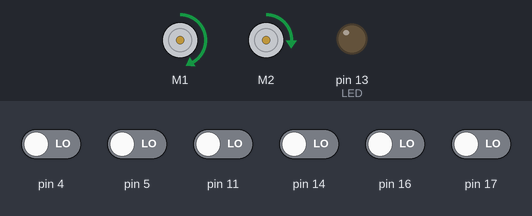
A sketch run on a simulated Arduino Uno, built with avr-gcc and run on an emulated ATmega328P. On the bench: 2 × DC motor (green arrow = forward, orange = backward, longer = faster), output pins drawn as LEDs (lit = HIGH). The test bench sets the inputs (shaded band); at power-on: pin 4, pin 5, pin 11, pin 14, pin 16, pin 17 LOW.

Above: at 1.03 s.
1.3 s: pin 4 driven HIGH
At 3.36 s:
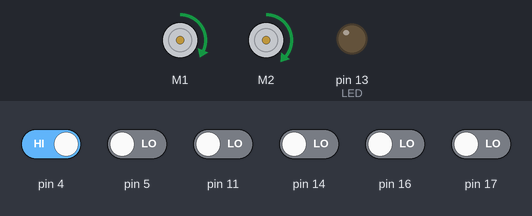
4.3 s: pin 5 driven HIGH
7.3 s: pin 11 driven HIGH
10.3 s: pin 14 driven HIGH
13.3 s: pin 16 driven HIGH
Timing chart, 0 to 17.3 s (numbered marks = the images above; inputs shaded):
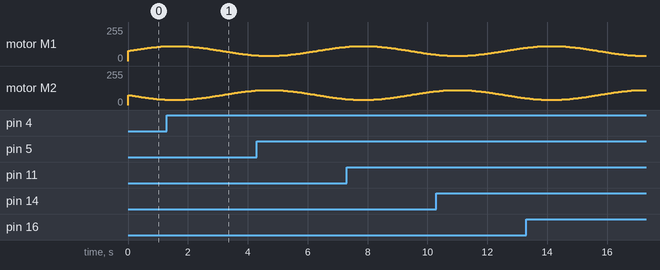

Measured:
- by itself, motor M1: rises from forward 100/255 to forward 112/255 in 0.61 s, then falls to forward 39/255 in 3.3 s

The sketch:

dropbot.ino
```cpp
#include <ZumoMotors.h>
#include <Pushbutton.h>
#include <QTRSensors.h>
#include <ZumoReflectanceSensorArray.h>
#include <math.h>

#define LED 13

#define FULL_SPEED 400
#define MAX_SPEED 180
#define SIN_MOVEMENT_CYCLE_TIME 3
#define MAX_DELTA_SPEED 120

ZumoMotors motors;
Pushbutton button(ZUMO_BUTTON);

#define NUM_SENSORS 6
unsigned int sensor_values[NUM_SENSORS];

ZumoReflectanceSensorArray sensors(QTR_NO_EMITTER_PIN);
double start_time;

void setup() {
  // put your setup code here, to run once:
  pinMode(LED, HIGH);
  start_time = millis();
  motors.setSpeeds(0.0, 0.0);
}

void loop() {
  motors.setSpeeds(MAX_SPEED-MAX_DELTA_SPEED/2+(sin((millis()-start_time)/1000))/PI*SIN_MOVEMENT_CYCLE_TIME*MAX_DELTA_SPEED/2,
                   MAX_SPEED-MAX_DELTA_SPEED/2-(sin((millis()-start_time)/1000))/PI*SIN_MOVEMENT_CYCLE_TIME*MAX_DELTA_SPEED/2);
  sensors.read(sensor_values);
  // the indeces for the sensor values start from 0 at the leftmost sensor
  // 2000 means no reflection detected (no table sensed)
  for(int x = 0; x<6; x++) {
    Serial.print("x: ");
    Serial.print(x, 1);
    Serial.print(" val: ");
    Serial.print(sensor_values[x]);
    Serial.println("");
  }
  Serial.println("");
}
```
